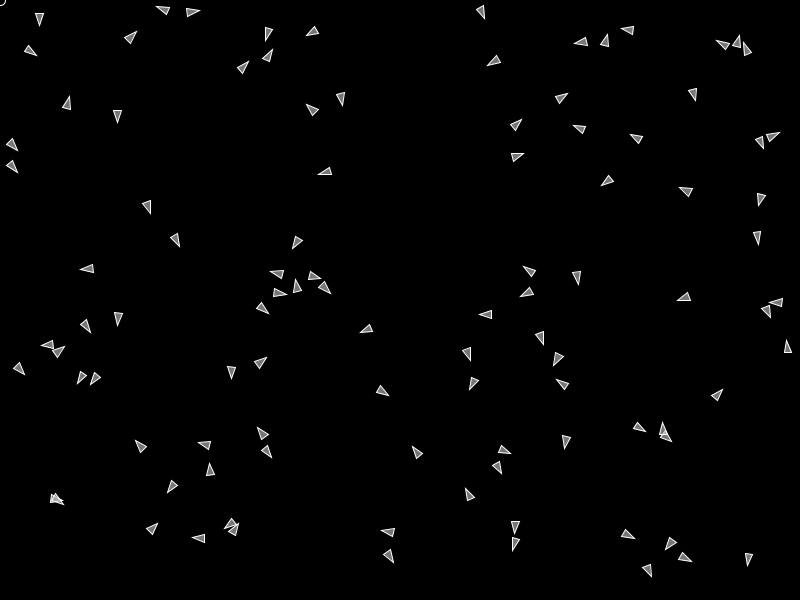
Frame 1 (no input)
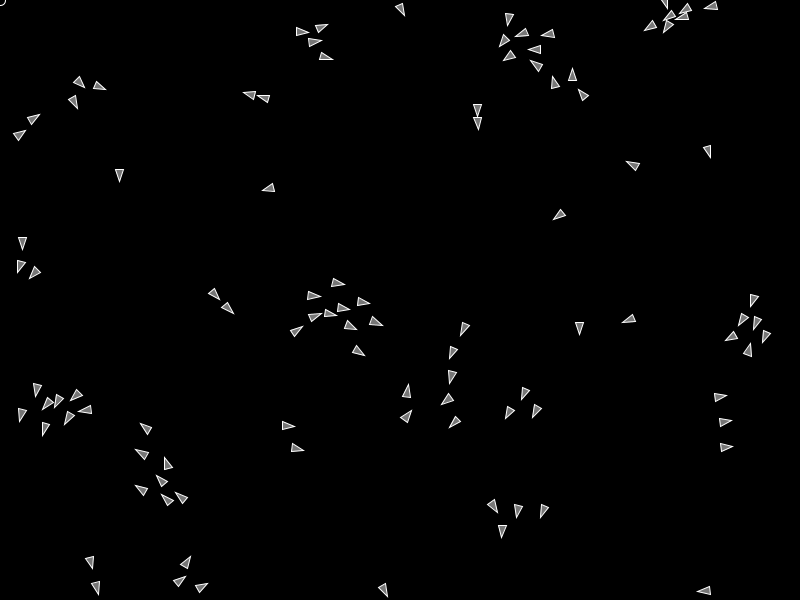
Frame 60 (the mouse pressed at the canvas centre just before this capture)
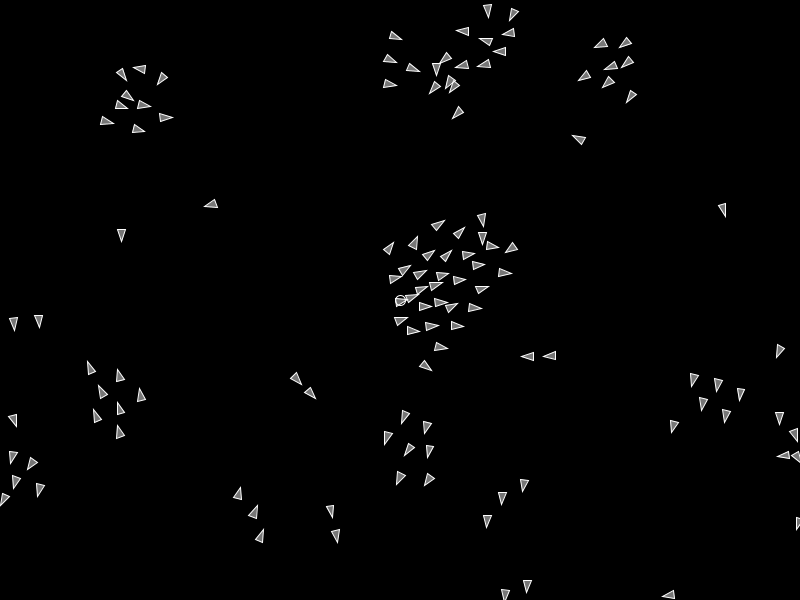
Frame 120 (the mouse held since frame 60 and released just before this capture)

The Processing sketch that drew these frames (run headless with seeded random() and noise(); from frame 60 on, the mouse is pressed at the canvas centre):

// Processing sketch: Boids_fromChatGPT
// ── Boids_fromChatGPT.pde
BoidSystem bs;

void settings() {
  size(800, 600);
}

void setup() {
  bs = new BoidSystem();

  // Add initial boids
  for (int i = 0; i < 100; i++) {
    bs.addBoid(new Boid(new PVector(random(width), random(height))));
  }

  noCursor(); // Hide cursor for a cleaner look
}

void draw() {
  background(0);
  bs.run();

  // Draw cursor
  stroke(255);
  noFill();
  ellipse(mouseX, mouseY, 10, 10);
}

void mousePressed() {
  // Spawn a new cluster of boids at mouse location
  for (int i = 0; i < 20; i++) {
    bs.addBoid(new Boid(new PVector(mouseX + random(-10, 10), mouseY + random(-10, 10))));
  }
}

// ----------------------------------
// Boid class
class Boid {
  PVector position;
  PVector velocity;
  PVector acceleration;
  float maxForce = 0.05;
  float maxSpeed = 2;

  // Weight parameters
  float separationWeight = 1.5;
  float alignmentWeight = 1.0;
  float cohesionWeight = 1.0;

  Boid(PVector pos) {
    position = pos.copy();
    velocity = PVector.random2D();
    acceleration = new PVector();
  }

  void applyForce(PVector force) {
    acceleration.add(force);
  }

  void update() {
    velocity.add(acceleration);
    velocity.limit(maxSpeed);
    position.add(velocity);
    acceleration.mult(0);

    wrapAround();
  }

  void wrapAround() {
    if (position.x < 0) position.x = width;
    if (position.x > width) position.x = 0;
    if (position.y < 0) position.y = height;
    if (position.y > height) position.y = 0;
  }

  void flock(ArrayList<Boid> boids) {
    PVector sep = separate(boids).mult(separationWeight);
    PVector ali = align(boids).mult(alignmentWeight);
    PVector coh = cohesion(boids).mult(cohesionWeight);

    applyForce(sep);
    applyForce(ali);
    applyForce(coh);
  }

  void display() {
    float angle = velocity.heading() + PI / 2;
    fill(200, 150);
    stroke(255);
    pushMatrix();
    translate(position.x, position.y);
    rotate(angle);
    beginShape();
    vertex(0, -6);
    vertex(-4, 6);
    vertex(4, 6);
    endShape(CLOSE);
    popMatrix();
  }

  // ----------------------
  // Boid behaviors:

  // Separation: steer to avoid crowding neighbors
  PVector separate(ArrayList<Boid> boids) {
    float desiredSeparation = 25;
    PVector steer = new PVector();
    int count = 0;

    for (Boid other : boids) {
      float d = PVector.dist(position, other.position);
      if ((d > 0) && (d < desiredSeparation)) {
        PVector diff = PVector.sub(position, other.position);
        diff.normalize();
        diff.div(d); // Weight by distance
        steer.add(diff);
        count++;
      }
    }

    if (count > 0) {
      steer.div((float) count);
    }

    if (steer.mag() > 0) {
      steer.setMag(maxSpeed);
      steer.sub(velocity);
      steer.limit(maxForce);
    }

    return steer;
  }

  // Alignment: steer toward average heading of neighbors
  PVector align(ArrayList<Boid> boids) {
    float neighborDist = 50;
    PVector sum = new PVector();
    int count = 0;

    for (Boid other : boids) {
      float d = PVector.dist(position, other.position);
      if ((d > 0) && (d < neighborDist)) {
        sum.add(other.velocity);
        count++;
      }
    }

    if (count > 0) {
      sum.div((float) count);
      sum.setMag(maxSpeed);
      PVector steer = PVector.sub(sum, velocity);
      steer.limit(maxForce);
      return steer;
    }

    return new PVector();
  }

  // Cohesion: steer toward average position of neighbors
  PVector cohesion(ArrayList<Boid> boids) {
    float neighborDist = 50;
    PVector sum = new PVector();
    int count = 0;

    for (Boid other : boids) {
      float d = PVector.dist(position, other.position);
      if ((d > 0) && (d < neighborDist)) {
        sum.add(other.position);
        count++;
      }
    }

    if (count > 0) {
      sum.div((float) count);
      return seek(sum);
    }

    return new PVector();
  }

  // Move toward a target
  PVector seek(PVector target) {
    PVector desired = PVector.sub(target, position);
    desired.setMag(maxSpeed);
    PVector steer = PVector.sub(desired, velocity);
    steer.limit(maxForce);
    return steer;
  }
}

// ----------------------------------
// BoidSystem class
class BoidSystem {
  ArrayList<Boid> boids;

  BoidSystem() {
    boids = new ArrayList<Boid>();
  }

  void addBoid(Boid b) {
    boids.add(b);
  }

  void run() {
    for (Boid b : boids) {
      b.flock(boids);
      b.update();
      b.display();
    }
  }
}
